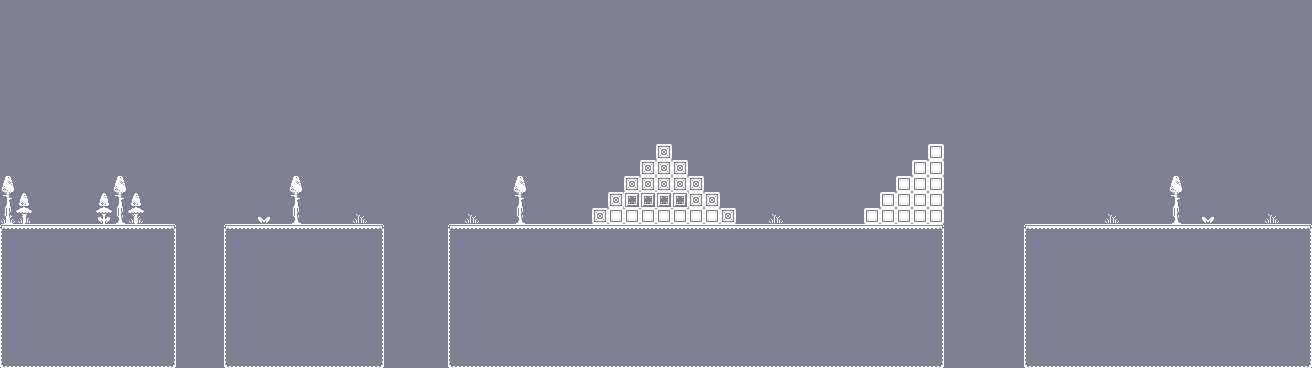

Tiled map render using the project's own tile images. Description and the map definition, with tile-layer contents summarised, below:
An orthogonal 82x23 tile map with 16x16 px tiles, 3 tile layers (Floor, Decor_1, Decor_2) and 7 objects (3x Grump, 2x Charger, Player, Goal).

<map version="1.4" tiledversion="1.4.2" orientation="orthogonal" renderorder="right-down" compressionlevel="0" width="82" height="23" tilewidth="16" tileheight="16" infinite="0" backgroundcolor="#7F8093" nextlayerid="7" nextobjectid="1"><tileset firstgid="1" name="Dungeon_tiles" tilewidth="16" tileheight="16" tilecount="400" columns="20" objectalignment="topleft" margin="0" spacing="0"><image source="../../images/monochrome_kenney.png" width="320" height="320" /></tileset><layer id="1" name="Floor" width="82" height="23" opacity="1"><data>[1886 cells, 236 non-empty, 11 distinct tile ids]</data></layer><layer id="2" name="Decor_1" width="82" height="23" opacity="1"><data>[1886 cells, 28 non-empty, 7 distinct tile ids]</data></layer><layer id="3" name="Decor_2" width="82" height="23" opacity="1"><data>[1886 cells, 4 non-empty, 3 distinct tile ids]</data></layer><objectgroup id="4" name="Enemies"><object name="Charger" x="1200" y="208" width="16" height="16"><properties><property name="__anchorX" type="int" value="1200" /><property name="__anchorY" type="int" value="208" /><property name="__cx" type="int" value="75" /><property name="__cy" type="int" value="13" /><property name="health" type="int" value="3" /></properties></object><object name="Grump" x="736" y="208" width="16" height="16"><properties><property name="__anchorX" type="int" value="736" /><property name="__anchorY" type="int" value="208" /><property name="__cx" type="int" value="46" /><property name="__cy" type="int" value="13" /><property name="health" type="int" value="1" /><property name="patrol_0" value="53,13" /><property name="patrol_1" value="46,13" /></properties></object><object name="Grump" x="448" y="208" width="16" height="16"><properties><property name="__anchorX" type="int" value="448" /><property name="__anchorY" type="int" value="208" /><property name="__cx" type="int" value="28" /><property name="__cy" type="int" value="13" /><property name="health" type="int" value="1" /><property name="patrol_0" value="31,13" /><property name="patrol_1" value="28,13" /></properties></object><object name="Grump" x="528" y="208" width="16" height="16"><properties><property name="__anchorX" type="int" value="528" /><property name="__anchorY" type="int" value="208" /><property name="__cx" type="int" value="33" /><property name="__cy" type="int" value="13" /><property name="health" type="int" value="1" /><property name="patrol_0" value="36,13" /><property name="patrol_1" value="33,13" /></properties></object><object name="Charger" x="288" y="208" width="16" height="16"><properties><property name="__anchorX" type="int" value="288" /><property name="__anchorY" type="int" value="208" /><property name="__cx" type="int" value="18" /><property name="__cy" type="int" value="13" /><property name="health" type="int" value="3" /></properties></object></objectgroup><objectgroup id="5" name="Player"><object name="Player" x="32" y="192" width="16" height="16"><properties><property name="__anchorX" type="int" value="32" /><property name="__anchorY" type="int" value="192" /><property name="__cx" type="int" value="2" /><property name="__cy" type="int" value="12" /><property name="health" type="int" value="3" /></properties></object></objectgroup><objectgroup id="6" name="Goal"><object name="Goal" x="1280" y="208" width="16" height="16"><properties><property name="__anchorX" type="int" value="1280" /><property name="__anchorY" type="int" value="208" /><property name="__cx" type="int" value="80" /><property name="__cy" type="int" value="13" /></properties></object></objectgroup></map>
